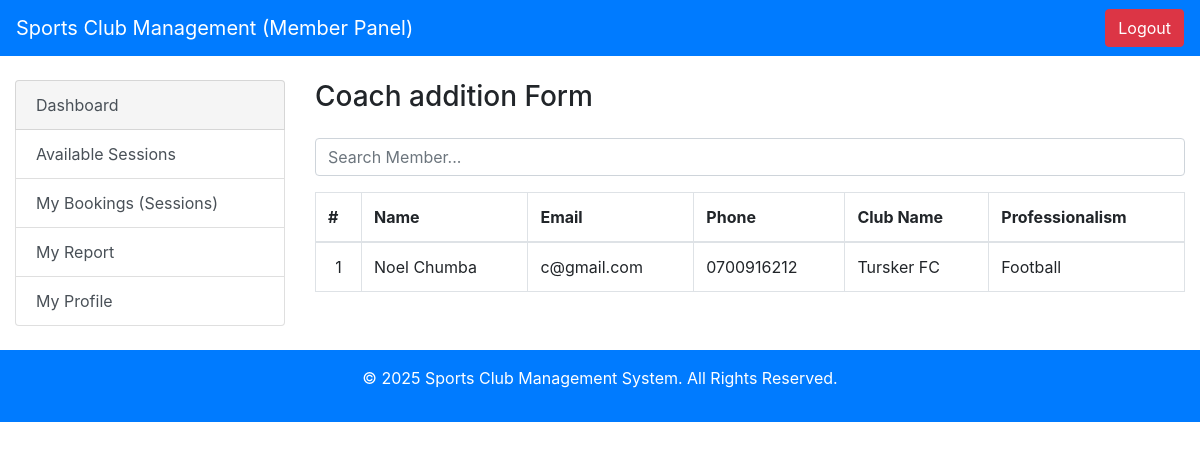
Screenshot of /coachesLists.php with the database file from the repository.
### tables this page shows
CREATE TABLE `coaches` (
  `coach_id` int(11) NOT NULL,
  `coach_name` varchar(255) NOT NULL,
  `phone` varchar(20) NOT NULL,
  `email` varchar(255) NOT NULL,
  `professionalism` varchar(255) NOT NULL,
  `club_id` int(11) NOT NULL,
  `password` varchar(120) NOT NULL,
  `created_at` timestamp NOT NULL DEFAULT current_timestamp()
);

CREATE TABLE `club_services` (
  `club_id` int(11) NOT NULL,
  `name` varchar(255) NOT NULL,
  `position` varchar(255) NOT NULL,
  `goal` text NOT NULL,
  `created_at` timestamp NOT NULL DEFAULT current_timestamp(),
  `club_del` varchar(120) NOT NULL DEFAULT 'present'
);

### coachesLists.php (the view, shortened to what this page needs)
<?php
include_once("includes/connection.php");
?>
<!DOCTYPE html>
<html lang="en">
<head>
  <link href="https://stackpath.bootstrapcdn.com/bootstrap/4.5.2/css/bootstrap.min.css" rel="stylesheet">
</head>
<body>
<?php include_once("includes/topbar.php");?>
  <div class="container-fluid mt-4">
    <div class="row">
      <div class="col-md-3">
        <?php include_once("includes/sidebar.php"); ?>
      </div>
      <div class="col-md-9">
        <div class="d-flex justify-content-between align-items-center mb-3">
          <h3>Coach addition Form</h3>
        </div>
        <div class="mb-3">
          <input type="text" id="searchInput" class="form-control" placeholder="Search Member...">
        </div>
        <table class="table table-bordered" id="staffTable">
          <thead>
            <tr>
              <th>#</th>
              <th>Name</th>
              <th>Email</th>
              <th>Phone</th>
              <th>Club Name</th>
              <th>Professionalism</th>
            </tr>
          </thead>
          <tbody>
          <?php
    $cnt=1;
      $dis = mysqli_query($conn,"select * from coaches join club_services on coaches.club_id=club_services.club_id");
      while($rows=mysqli_fetch_array($dis)){
        ?>
            <tr>
                <td class="text-center"><?php echo $cnt;?></td>
                 <td><?php echo $rows['coach_name']?> </td>
                 <td><?php echo $rows['email'] ?></td>
                 <td><?php echo $rows['phone'] ?></td>
                 <td><?php echo $rows['name'] ?></td>
                 <td><?php echo $rows['professionalism'] ?></td>
            </tr>
        <?php
        $cnt=$cnt+1;
      }
    ?>
          </tbody>
        </table>
      </div>
    </div>
  </div>
  <?php include_once("includes/footer.php"); ?>
</body>
</html>

### rows the page displays
coaches: coach_name "Noel Chumba", email "c@gmail.com", phone "0700916212", club.name "Tursker FC", professionalism "Football"
